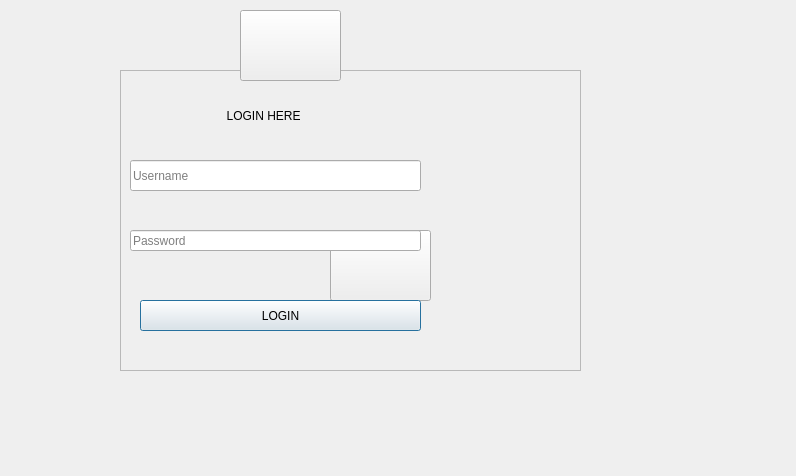
<?xml version="1.0" encoding="UTF-8"?>
<ui version="4.0">
 <class>login</class>
 <widget class="QDialog" name="login">
  <property name="geometry">
   <rect>
    <x>0</x>
    <y>0</y>
    <width>796</width>
    <height>476</height>
   </rect>
  </property>
  <property name="windowTitle">
   <string>Dialog</string>
  </property>
  <widget class="QPushButton" name="pushButton_2">
   <property name="geometry">
    <rect>
     <x>240</x>
     <y>10</y>
     <width>101</width>
     <height>71</height>
    </rect>
   </property>
   <property name="autoFillBackground">
    <bool>false</bool>
   </property>
   <property name="text">
    <string/>
   </property>
   <property name="icon">
    <iconset>
     <normaloff>../../../Downloads/273738652_477989137216899_5893611665646064846_n.png</normaloff>../../../Downloads/273738652_477989137216899_5893611665646064846_n.png</iconset>
   </property>
   <property name="iconSize">
    <size>
     <width>40</width>
     <height>40</height>
    </size>
   </property>
   <property name="autoDefault">
    <bool>false</bool>
   </property>
   <property name="default">
    <bool>false</bool>
   </property>
   <property name="flat">
    <bool>false</bool>
   </property>
  </widget>
  <widget class="QPushButton" name="pushButton_3">
   <property name="geometry">
    <rect>
     <x>330</x>
     <y>230</y>
     <width>101</width>
     <height>71</height>
    </rect>
   </property>
   <property name="autoFillBackground">
    <bool>false</bool>
   </property>
   <property name="text">
    <string/>
   </property>
   <property name="icon">
    <iconset>
     <normaloff>../../../Downloads/273738652_477989137216899_5893611665646064846_n.png</normaloff>../../../Downloads/273738652_477989137216899_5893611665646064846_n.png</iconset>
   </property>
   <property name="iconSize">
    <size>
     <width>40</width>
     <height>40</height>
    </size>
   </property>
   <property name="autoDefault">
    <bool>false</bool>
   </property>
   <property name="default">
    <bool>false</bool>
   </property>
   <property name="flat">
    <bool>false</bool>
   </property>
  </widget>
  <widget class="QFrame" name="frame">
   <property name="geometry">
    <rect>
     <x>120</x>
     <y>70</y>
     <width>461</width>
     <height>301</height>
    </rect>
   </property>
   <property name="frameShape">
    <enum>QFrame::StyledPanel</enum>
   </property>
   <property name="frameShadow">
    <enum>QFrame::Raised</enum>
   </property>
   <widget class="QLabel" name="label">
    <property name="enabled">
     <bool>true</bool>
    </property>
    <property name="geometry">
     <rect>
      <x>100</x>
      <y>20</y>
      <width>131</width>
      <height>51</height>
     </rect>
    </property>
    <property name="styleSheet">
     <string notr="true">font: 75 12pt &quot;Segoe Print&quot;;</string>
    </property>
    <property name="text">
     <string>  LOGIN HERE</string>
    </property>
   </widget>
   <widget class="QPushButton" name="pushButton">
    <property name="geometry">
     <rect>
      <x>20</x>
      <y>230</y>
      <width>281</width>
      <height>31</height>
     </rect>
    </property>
    <property name="text">
     <string>LOGIN</string>
    </property>
   </widget>
   <widget class="QLineEdit" name="lineEdit_username">
    <property name="geometry">
     <rect>
      <x>10</x>
      <y>90</y>
      <width>291</width>
      <height>31</height>
     </rect>
    </property>
    <property name="text">
     <string/>
    </property>
    <property name="placeholderText">
     <string>Username</string>
    </property>
   </widget>
   <widget class="QLineEdit" name="lineEdit_password">
    <property name="geometry">
     <rect>
      <x>10</x>
      <y>160</y>
      <width>291</width>
      <height>21</height>
     </rect>
    </property>
    <property name="text">
     <string/>
    </property>
    <property name="echoMode">
     <enum>QLineEdit::Password</enum>
    </property>
    <property name="placeholderText">
     <string>Password</string>
    </property>
   </widget>
   <widget class="QLabel" name="label_2">
    <property name="geometry">
     <rect>
      <x>220</x>
      <y>10</y>
      <width>111</width>
      <height>71</height>
     </rect>
    </property>
    <property name="styleSheet">
     <string notr="true">image :url(:/Downloads/sakani LOGO.png)</string>
    </property>
    <property name="text">
     <string/>
    </property>
   </widget>
   <widget class="QLabel" name="label_3">
    <property name="geometry">
     <rect>
      <x>-540</x>
      <y>-30</y>
      <width>961</width>
      <height>351</height>
     </rect>
    </property>
    <property name="text">
     <string/>
    </property>
    <property name="pixmap">
     <pixmap>../../../Downloads/pexels-photo-6527069.jpeg</pixmap>
    </property>
   </widget>
   <zorder>label_3</zorder>
   <zorder>label</zorder>
   <zorder>pushButton</zorder>
   <zorder>lineEdit_username</zorder>
   <zorder>lineEdit_password</zorder>
   <zorder>label_2</zorder>
  </widget>
  <zorder>pushButton_3</zorder>
  <zorder>frame</zorder>
  <zorder>pushButton_2</zorder>
 </widget>
 <resources/>
 <connections/>
</ui>
